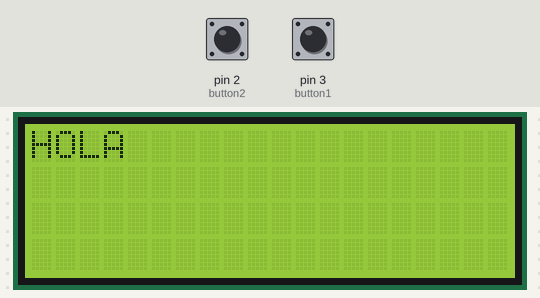
Recording of a sketch running on a simulated Arduino Uno, built with avr-gcc and run on an emulated ATmega328P. Parts: 20×4 character LCD. The inputs (shaded band) are chosen by the test bench; at power-on: pin 2 (button2) HIGH, pin 3 (button1) HIGH.

Above: at 0.1 s.
2.3 s: pin 2 (button2) pulled LOW for 0.15 s
At 2.7 s:
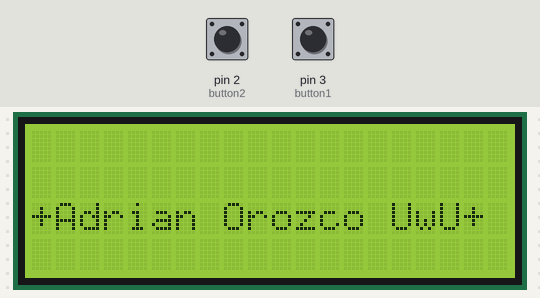
3.9 s: pin 3 (button1) pulled LOW for 0.15 s
At 4.6 s:
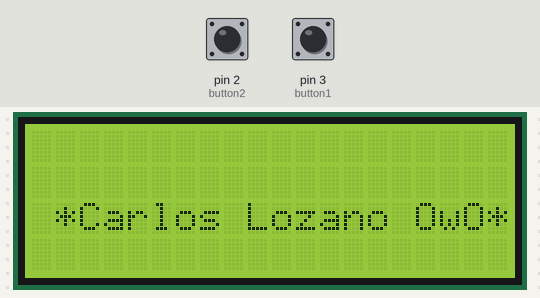
5.5 s: pin 2 (button2) pulled LOW for 1 s
At 6.4 s:
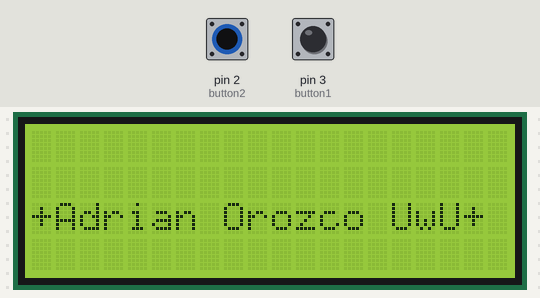
8.0 s: pin 3 (button1) pulled LOW for 1 s
At 9.01 s:
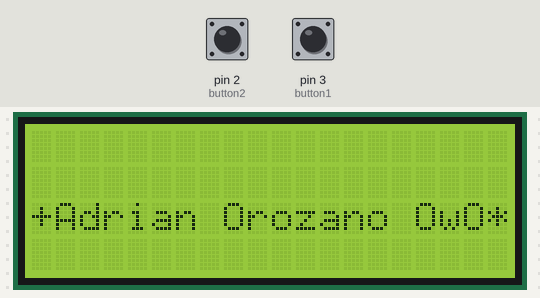
10.5 s: pin 2 (button2) pulled LOW for 3.2 s
At 11.4 s:
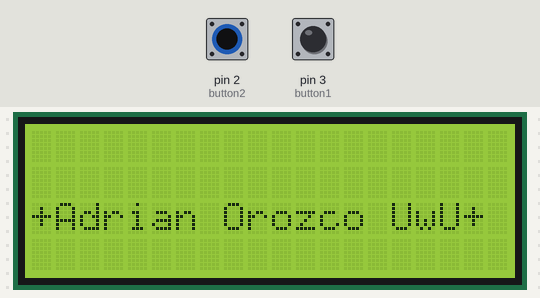
15.2 s: pin 3 (button1) pulled LOW for 0.15 s
At 15.7 s:
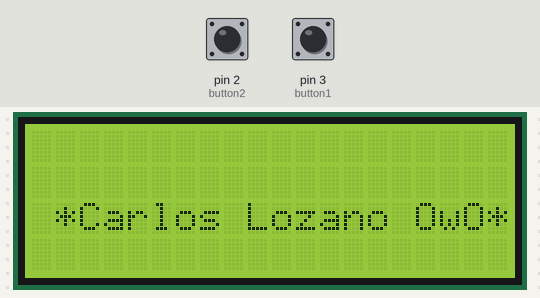
Timing chart, 0 to 18.2 s (numbered marks = the images above; inputs shaded):
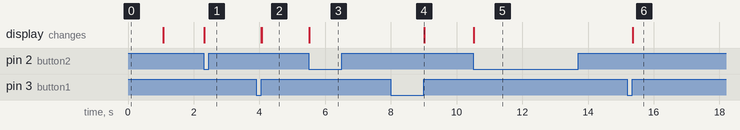

Measured:
- after the input at 2.3 s, the display: changes at once (image 1)
- after the input at 3.9 s, the display: first changes after 0.16 s (image 2 shows a later state)
- after the input at 5.5 s, the display: first changes at once (image 3 shows a later state)
- after the input at 8.0 s, the display: changes after 1.0 s (image 4)
- after the input at 10.5 s, the display: changes at once (image 5)
- after the input at 15.2 s, the display: first changes after 0.16 s (image 6 shows a later state)

The sketch:

P10_interrupciones.ino
```cpp
#include <Wire.h>
#include <LiquidCrystal_I2C.h>
#include<TimerOne.h>
#define button1 3 //Pulsador
#define button2 2
LiquidCrystal_I2C lcd(0x27, 20, 4);


String str = "";
volatile int cont = 0;
const int Banda = 150, Banda1 = 150;
long Time = 0, Time1 = 0;


void setup()
{
  //Configura la entrada
   pinMode(button1, INPUT_PULLUP);
   pinMode(button2, INPUT_PULLUP);
   //Configura la interrupción en el PIN del pulsador en modo FALLING
   attachInterrupt(digitalPinToInterrupt(button2), Adrian, FALLING);
   attachInterrupt(digitalPinToInterrupt(button1), Carlos, RISING);
   Timer1.initialize(1000000);      //Configura el TIMER en 1 Segundo
   Timer1.attachInterrupt(timeIn);
   Serial.begin(9600);
   lcd.init();
   lcd.backlight();
   lcd.setCursor(0,0);
   lcd.print("HOLA");
   delay(1000);
   lcd.clear();
   lcd.setCursor(0, 1);
}

void loop()
{
  lcd.setCursor(0,2);
  lcd.print(str);
}

void Adrian()
{

  if (millis() - Time > Banda)
   {
      str = "+Adrian Orozco UwU+ ";
      Time = millis();
   }
}

void Carlos()
{

  if (millis() - Time1 > Banda1)
   {
      str = " *Carlos Lozano OwO*";
      Time1 = millis();
   }
}

void timeIn()
{
  cont ++;
  if (cont%30 == 0){
      str = " -Buen dia a todos- ";
  }
}
```
